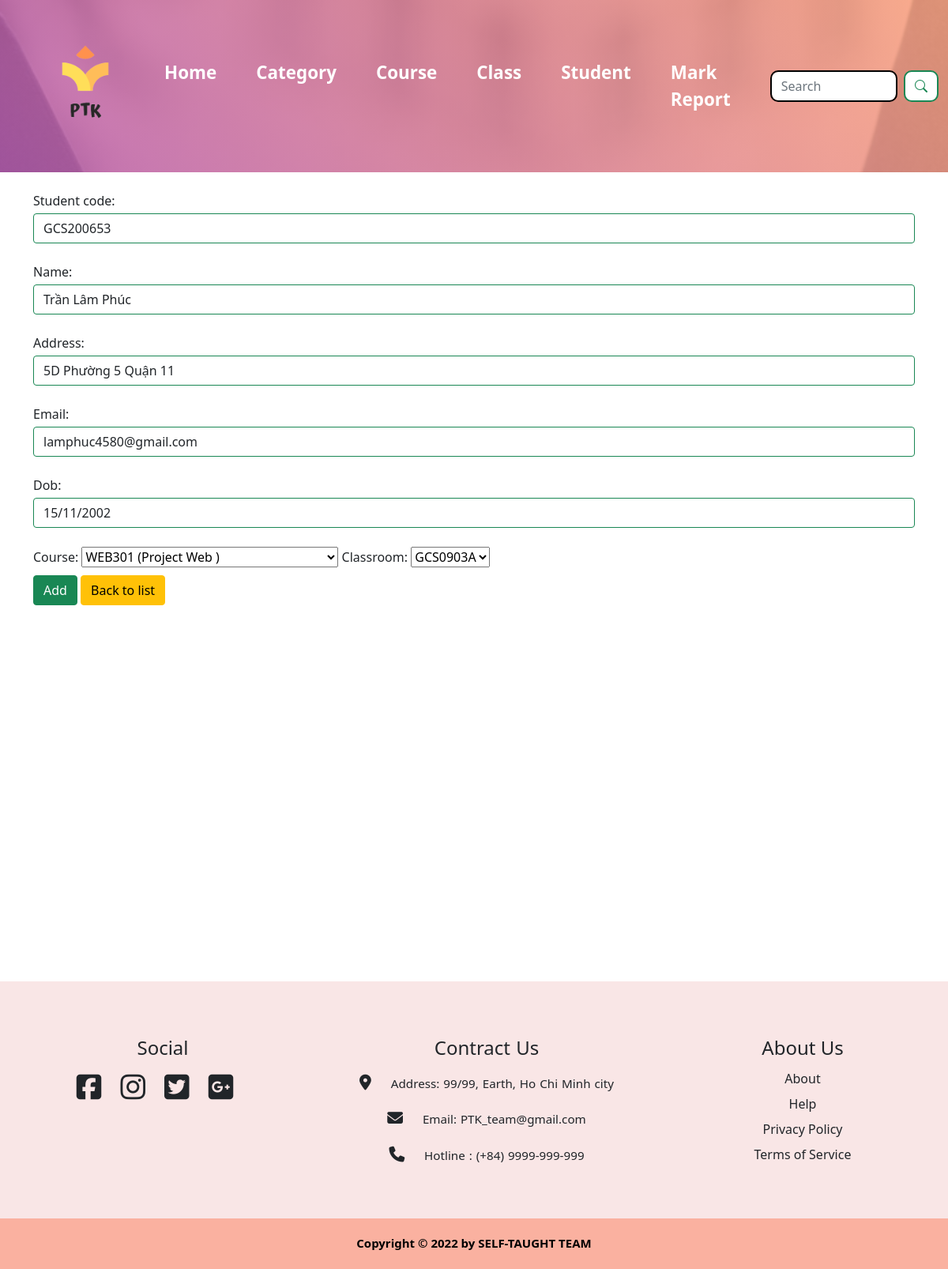
The app's page /student/student/edit/2 with its own data.
### student/models.py (models this page shows, shortened)
class Student(models.Model):
    student_code = models.CharField(max_length=10)
    name = models.CharField(max_length=30)
    address = models.TextField(max_length=30)
    email = models.EmailField(max_length=30)
    dob = models.CharField(max_length=11)
    course = models.ForeignKey(Course, on_delete=models.CASCADE)
    classroom = models.ForeignKey(ClassRoom, on_delete=models.CASCADE)

### course/models.py (models this page shows)
class ClassRoom(models.Model):
    name = models.CharField(max_length=50)
    category = models.ForeignKey(Category, on_delete=models.CASCADE)
    def __str__(self):
        return self.name

### student/views.py (the view, shortened to what this page needs)
# urls.py: path("student/edit/<int:id>", views.student_edit),
def student_edit(request, id):
    student = Student.objects.get(id=id)
    form = StudentForm(request.POST or None, instance=student)
    context = {"form": form}
    return render(request, "student/student/student_add.html", context)

### course/models.py (called while the page is built)
    def __str__(self):
        return self.code + " (" + self.name_en + ")"

### student/templates/student/student/student_add.html (shortened to what this page needs)
{% extends 'base.html' %}
{% load static %}
{% block content %}
<link rel="stylesheet" href="{% static 'css/style.css' %}">
<form method="POST">
    {{form}}
    <div style="margin-top: 10px">
        <button class="btn btn-success" type="submit">Add</button>
        <a class="btn btn-warning" href="back_to_studentlist">Back to list</a>
    </div>
</form>
{% endblock content %}

### records on screen
Student: student_code "GCS200653", name "Trần Lâm Phúc", address "5D Phường 5 Quận 11", email "lamphuc4580@gmail.com", dob "15/11/2002", course "WEB301 (Project Web )", classroom "GCS0903A"
